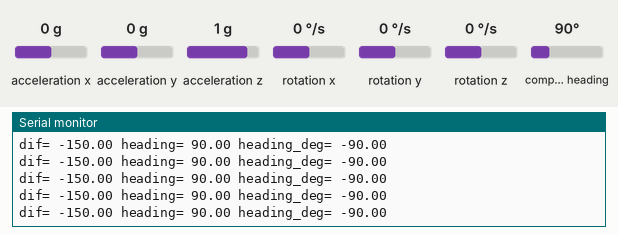
A sketch run on a simulated Arduino Uno, built with avr-gcc and run on an emulated ATmega328P. Parts: the last lines printed to the serial monitor. The inputs (shaded band) are chosen by the test bench; at power-on: compass heading 90°, acceleration x 0 g, acceleration y 0 g, acceleration z 1 g, rotation x 0 °/s, rotation y 0 °/s, rotation z 0 °/s.

Above: at 1.2 s.
1.3 s: compass heading set to 7°
At 2.1 s:
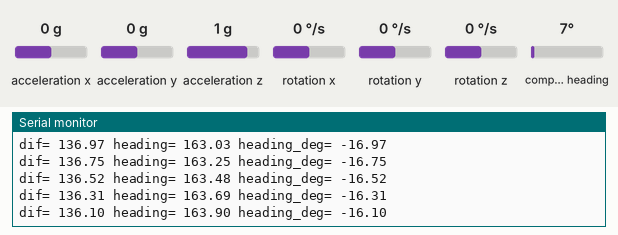
4.3 s: compass heading set to 180°
At 5.0 s:
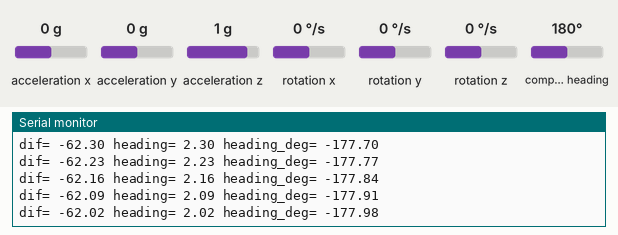
7.3 s: compass heading set to 90°
At 8.2 s:
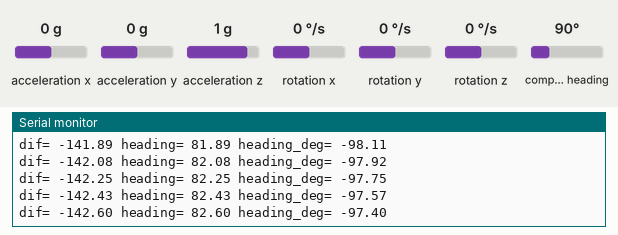
10.3 s: compass heading set to 184°
At 10.9 s:
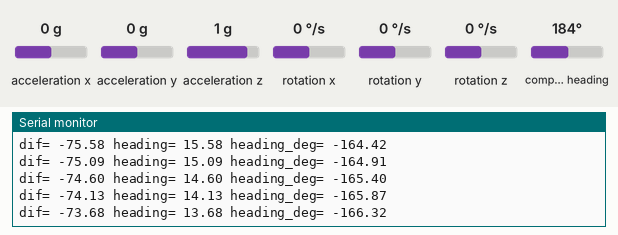
13.3 s: compass heading set to 269°
At 14.1 s:
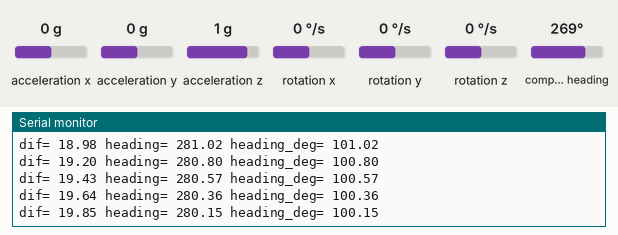
16.3 s: compass heading set to 352°
At 16.9 s:
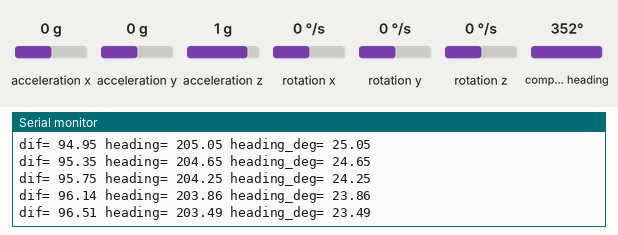
Timing chart, 0 to 19.3 s (numbered marks = the images above; inputs shaded):
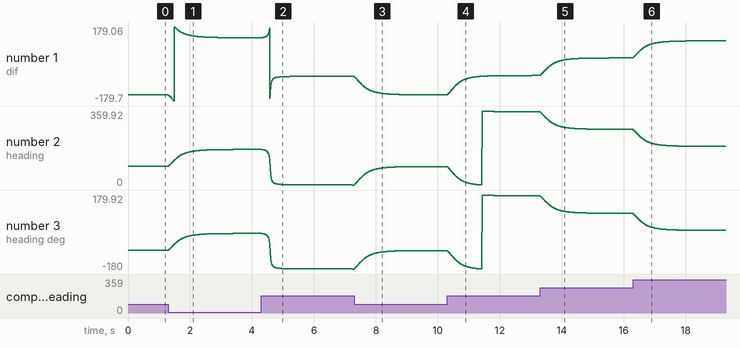

The sketch:

sfboat6.ino
```cpp
//Library: https://github.com/bolderflight/MPU9250


#include "MPU9250.h"

// an MPU9250 object with the MPU-9250 sensor on I2C bus 0 with address 0x68
MPU9250 IMU(Wire, 0x68);
int status;
float target_heading;
float avg_heading;
float magx;
float magy;

//Bearing function from https://gis.stackexchange.com/questions/252672/calculate-bearing-between-two-decimal-gps-coordinates-arduino-c
/*
  lat = current gps latitude
  lon = current gps longitude
  lat2 = destiny gps latitude
  lon2 = destiny gps longitude */
float bearing(float lat, float lon, float lat2, float lon2) {

  float teta1 = radians(lat);
  float teta2 = radians(lat2);
  float delta1 = radians(lat2 - lat);
  float delta2 = radians(lon2 - lon);

  //==================Heading Formula Calculation================//

  float y = sin(delta2) * cos(teta2);
  float x = cos(teta1) * sin(teta2) - sin(teta1) * cos(teta2) * cos(delta2);
  float brng = atan2(y, x);
  brng = degrees(brng);// radians to degrees
  brng = ( ((int)brng + 360) % 360 );

  Serial.print("Heading GPS: ");
  Serial.println(brng);

  return brng;


}
//from https://www.codeproject.com/Articles/59789/Calculate-the-Real-Difference-Between-Two-Angles-K
float calculateDifferenceBetweenAngles(float firstAngle, float secondAngle)
  {
        float difference = secondAngle - firstAngle;
        while (difference < -180) difference += 360;
        while (difference > 180) difference -= 360;
        return difference;
 }

void setup() {
  // serial to display data
  Serial.begin(57600);
  while (!Serial) {}

  avg_heading = 0;
  magx = 0;
  magy = 0;

  target_heading = 300;
  // start communication with IMU
  status = IMU.begin();
  if (status < 0) {
    Serial.println("IMU initialization unsuccessful");
    Serial.println("Check IMU wiring or try cycling power");
    Serial.print("Status: ");
    Serial.println(status);
    while (1) {}
  }
}

void loop() {
  // read the sensor
  IMU.readSensor();

  magx = 0.02 * IMU.getMagX_uT() + 0.98 * magx;
  magy = 0.02 * IMU.getMagY_uT() + 0.98 * magy;

  float heading = (atan2(-1 * magy, magx));
  float heading_deg = heading * 180 / PI;
  float heading_deg_180 = heading_deg + 180;
  avg_heading = heading_deg_180; //0.02 * heading_deg_180 + 0.98 * avg_heading;
  //float dif = avg_heading - target_heading;
  float dif = calculateDifferenceBetweenAngles(avg_heading,target_heading);
  Serial.print("dif= ");
  Serial.print(dif);
  Serial.print(" heading= ");
  Serial.print(heading_deg_180);
  Serial.print(" heading_deg= ");
  Serial.println(heading_deg);

}
```

Measured:
- after the input at 1.3 s, the serial monitor: prints a new line at once (image 1)
- plotted number 1: -150 → 127.03 after the input at 1.3 s
- plotted number 2: 90 → 172.97 after the input at 1.3 s
- plotted number 3: -90 → -7.03 after the input at 1.3 s
